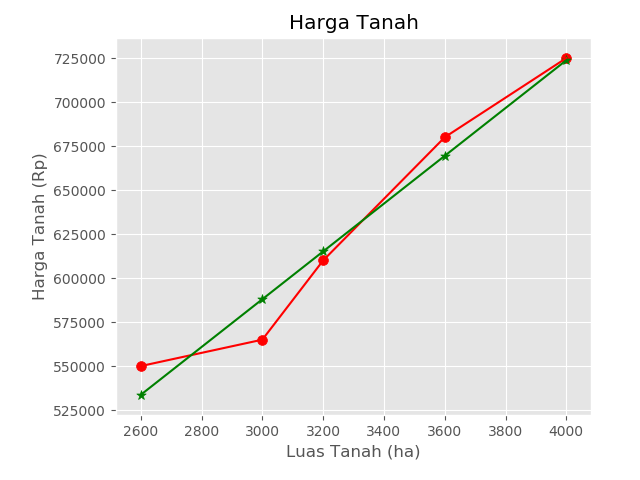

Generate this figure with Python:
# pip install sklearn

import pandas as pd
import numpy as np
import matplotlib.pyplot as plt
plt.style.use('ggplot')

# ================================
# create dataframe

df = pd.read_csv('3_hargaTanah.csv')
print(df)

# ================================
# linear regression

from sklearn import linear_model
model = linear_model.LinearRegression()

# training w/ dataset: mode.fit(dataIndependent[2D], dataDependent[1D])
model.fit(df[['luas']], df['harga'])

# show m(gradient/slope) & b(intercept) of 'best fit line'
print('Slope = ', model.coef_)
print('Intercept = ', model.intercept_)

# ================================

# # plot dataframe
plt.plot(df['luas'], df['harga'], 'r-')
plt.scatter(df['luas'], df['harga'], color='r', marker='o', s=50)

# # plot best fit line
plt.plot(df['luas'], model.predict(df[['luas']]), 'g-')
plt.scatter(df['luas'], model.predict(df[['luas']]), color='g', marker='*', s=50)

plt.xlabel('Luas Tanah (ha)')
plt.ylabel('Harga Tanah (Rp)')
plt.title('Harga Tanah')
plt.show()

# =========================

# prediction harga tanah saya
tanahSaya = {
    'luas': [500, 1234, 4200, 2345]
}
dfTanahSaya = pd.DataFrame(tanahSaya)
print(model.predict(dfTanahSaya))
